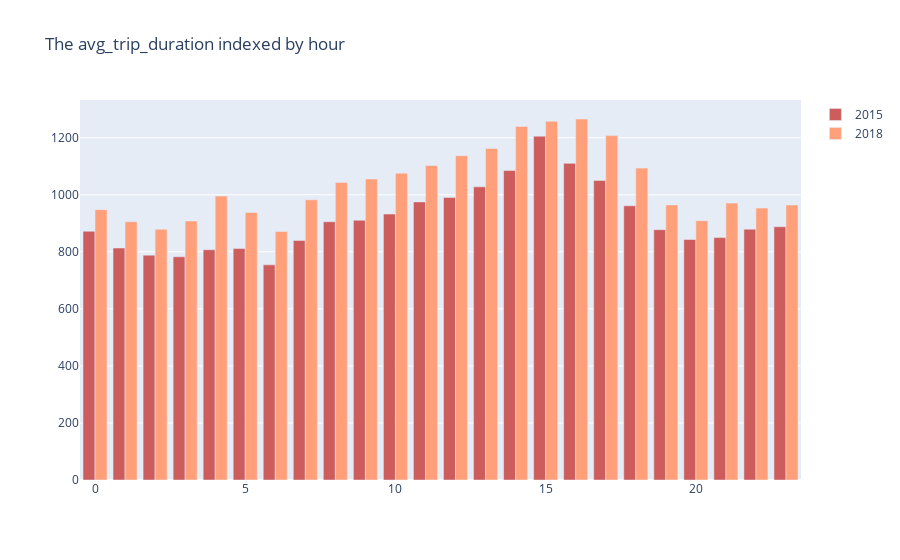

Notebook cell for this chart:
### Code cell
# per hour
df_15_hour_avg_trip_duration = df_15\
                                .withColumn('trip_duration',col('tpep_dropoff_datetime').cast('long')-col('tpep_pickup_datetime').cast('long'))\
                                .groupby(col('year'),col('hour'))\
                                .agg(fn.round(fn.avg(col('trip_duration')),2).alias('avg_trip_duration'))

df_18_hour_avg_trip_duration = df_18\
                                .withColumn('trip_duration',col('tpep_dropoff_datetime').cast('long')-col('tpep_pickup_datetime').cast('long'))\
                                .filter(col('trip_duration') > 0)\
                                .groupby(col('year'),col('hour'))\
                                .agg(fn.round(fn.avg(col('trip_duration')),2).alias('avg_trip_duration'))

df_hour_avg_trip_duration = df_15_hour_avg_trip_duration.union(df_18_hour_avg_trip_duration)

plot_4_1_charts(df_hour_avg_trip_duration,'hour','avg_trip_duration')

### Figure 1 — Plotly figure (JSON) as saved in the notebook; plotly's stock layout.template omitted (floating-point values rounded to 4 significant figures)
{"data": [{"marker": {"color": "indianred"}, "name": "2015", "type": "bar", "x": [19, 2, 12, 17, 13, 21, 0, 4, 8, 14, 11, 9, 22, 16, 10, 3, 23, 7, 15, 6, 18, 1, 5, 20], "y": [877.6, 788.4, 990.5, 1050.0, 1028.0, 849.8, 872.0, 807.2, 905.4, 1085.0, 974.9, 910.5, 879.4, 1110.0, 932.3, 782.5, 887.9, 839.6, 1205.0, 754.3, 961.2, 813.2, 811.3, 843.1]}, {"marker": {"color": "lightsalmon"}, "name": "2018", "type": "bar", "x": [22, 14, 10, 17, 1, 3, 8, 0, 21, 5, 16, 18, 19, 23, 13, 9, 7, 12, 11, 20, 6, 15, 2, 4], "y": [953.2, 1240.0, 1076.0, 1207.0, 905.4, 907.9, 1043.0, 947.8, 970.7, 937.8, 1266.0, 1093.0, 964.5, 963.9, 1163.0, 1055.0, 982.6, 1137, 1102.0, 909.1, 871.1, 1258.0, 879.2, 995.4]}], "layout": {"barmode": "group", "title": {"text": "The avg_trip_duration indexed by hour"}}}
